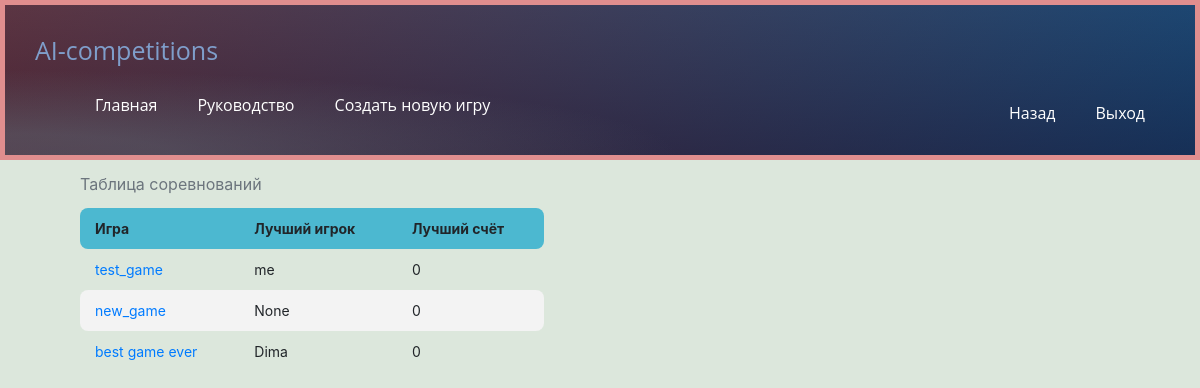
The app's page /botArena/ (signed in) with its own data.
### botArena/models.py (models this page shows, shortened)
class Game(models.Model):
    name = models.CharField(max_length=200)
    leader = models.CharField(max_length=200, default='None')
    leader_score = models.IntegerField(default=0)
    source = models.FileField(upload_to='game_src/', default='game_src/none.py')

### botArena/views.py (the view)
# urls.py: path('', views.home, name='home'),
@login_required()
def home(request):
    game_list = Game.objects.order_by('-name')[:5]
    context = {'game_list': game_list}
    return render(request, 'botArena/home.html', context)

### botArena/templates/botArena/home.html (shortened to what this page needs)
{% extends 'botArena/base_logined.html' %}
{%load static%}
{% block head %}
    <link rel="stylesheet" href="{%static 'botArena/css/home.css'%}">
{% endblock %}
{% block content %}
    {% if game_list %}
        <ul>
            <table>
            <caption>Таблица соревнований</caption>
                <thead>
                <tr><th> Игра </th><th> Лучший игрок </th><th> Лучший счёт </th></tr>
                </thead>
                <tbody>
                {% for game in game_list %}
                    <tr>
                        <td> <a href="{% url 'botArena:game' game.name %}">{{ game.name }} </a> </td>
                        <td> {{ game.leader }} </td>
                        <td> {{ game.leader_score }} </td>
                    </tr>
                {% endfor %}
                </tbody>
            </table>
        </ul>
    {% else %}
        <p>No games are available.</p>
    {% endif %}
{% endblock %}
{% block aside_l %}
    <a href="{% url 'botArena:new_game' %}"> <li> Создать новую игру </li> </a>
{% endblock %}

### static/botArena/css/base.css (style rules this page uses)
body { background: #dce7dc; }
aside ul.left li { float: left; color: white; display: block; margin: 20px; transition: transform 0.2s ease-in-out; }

### static/botArena/css/home.css (style rules this page uses)
table { width: 40%; border: none; margin-bottom: 20px; margin-left: 40px; }
table thead th { font-weight: bold; text-align: left; border: none; padding: 10px 15px; background: #4cb8d0; font-size: 14px; }
table thead tr th:first-child { border-radius: 8px 0 0 8px; }
table thead tr th:last-child { border-radius: 0 8px 8px 0; }
table tbody td { text-align: left; border: none; padding: 10px 15px; font-size: 14px; vertical-align: top; }
table tbody tr:nth-child(even) { background: #f3f3f3; }
table tbody tr td:first-child { border-radius: 8px 0 0 8px; }
table tbody tr td:last-child { border-radius: 0 8px 8px 0; }
caption { caption-side: top; }

### records on screen
Game: name "test_game", leader "me", leader_score "0"
Game: name "new_game", leader "None", leader_score "0"
Game: name "best game ever", leader "Dima", leader_score "0"
